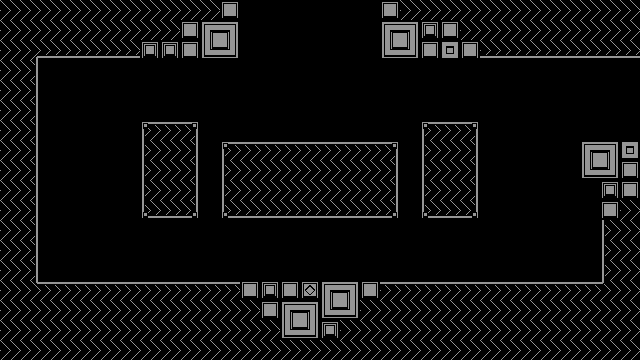

Tiled map render using the project's own tile images. Description and the map definition, with tile-layer contents summarised, below:
An orthogonal 32x18 tile map with 20x20 px tiles, 2 tile layers (Tile Layer 2, Tile Layer 1), 2 tilesets and 9 objects (8x spikes, checkpoint).

<map version="1.0" orientation="orthogonal" width="32" height="18" tilewidth="20" tileheight="20">
 <properties>
  <property name="east" value="test" />
  <property name="north" value="pit" />
  <property name="south" value="test" />
  <property name="west" value="start" />
 </properties>
 <tileset firstgid="1" name="1" tilewidth="20" tileheight="20">
  <image source="../images/tiles/1.png" width="120" height="320" />
 </tileset>
 <tileset firstgid="97" name="2" tilewidth="20" tileheight="20">
  <image source="../images/tiles/2.png" width="120" height="320" />
 </tileset>
 <layer name="Tile Layer 2" width="32" height="18">
  <properties>
   <property name="tilesheet" value="1" />
  </properties>
  <data>[576 cells, 220 non-empty, 22 distinct tile ids]</data>
 </layer>
 <layer name="Tile Layer 1" width="32" height="18">
  <data>[576 cells, 277 non-empty, 23 distinct tile ids]</data>
 </layer>
 <objectgroup color="#00ffff" name="Object Layer 1" width="32" height="18">
  <object type="spikes" x="220" y="120" width="180" height="20">
   <properties>
    <property name="orientation" value="up" />
   </properties>
  </object>
  <object type="spikes" x="400" y="140" width="20" height="80">
   <properties>
    <property name="orientation" value="right" />
   </properties>
  </object>
  <object type="spikes" x="220" y="220" width="180" height="20">
   <properties>
    <property name="orientation" value="down" />
   </properties>
  </object>
  <object type="spikes" x="200" y="140" width="20" height="80">
   <properties>
    <property name="orientation" value="left" />
   </properties>
  </object>
 </objectgroup>
 <objectgroup color="#ff00ff" name="Object Layer 2" width="32" height="18">
  <object type="spikes" x="80" y="0" width="20" height="60">
   <properties>
    <property name="orientation" value="right" />
   </properties>
  </object>
  <object type="spikes" x="540" y="0" width="20" height="60">
   <properties>
    <property name="orientation" value="left" />
   </properties>
  </object>
  <object type="spikes" x="420" y="100" width="60" height="20">
   <properties>
    <property name="orientation" value="up" />
   </properties>
  </object>
  <object type="spikes" x="140" y="100" width="60" height="20">
   <properties>
    <property name="orientation" value="up" />
   </properties>
  </object>
  <object type="checkpoint" x="300" y="220" width="20" height="80" />
 </objectgroup>
</map>
